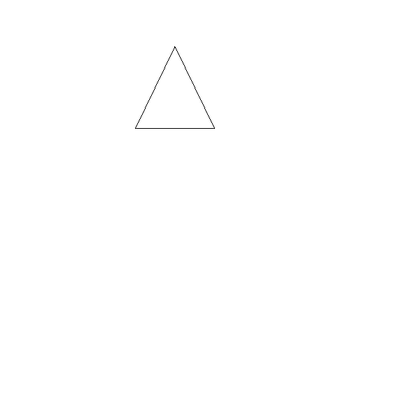
%> input picture TRABAJO EN CLASE/JUN11/circulo.bmp, 420 x 420 px, shrunk from 600 x 600 before the run
$ octave Firma.m   (GNU Octave 9; MATLAB toolbox functions it lacks are replaced by stand-ins)
%> lines starting %> are read from the running program, lines starting %| are printed output that depends on the picture; in (x1, y1, x2, y2) boxes, pixels count from 0 and x2, y2 are one past the last pixel; in counts of white or black regions, pixels touching at a corner belong together; the program's own positions count from 1
clc
clear
close all

f0 = imread("circulo.bmp");
%> f0 is the input picture: size 420x420x3 uint8; min 40, max 255, mean 254.7

f1 = rgb2gray(f0);

f2 = (f1<127);
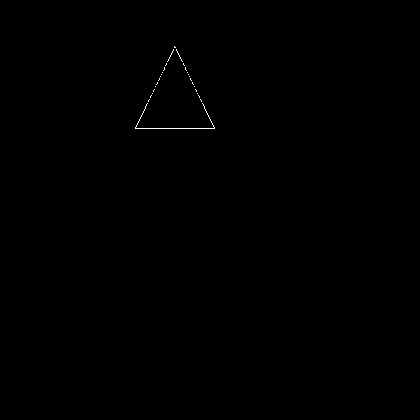
%> f2: size 420x420 logical; 0.12% white in thin lines or dots, all inside (x1, y1, x2, y2) = (135, 46, 215, 129)

[filas, columnas] = size(f2);
%> filas = 420; columnas = 420

x = [1:columnas];
%> x = 420 values from 1 to 420
y = [1:filas];
%> y = 420 values from 1 to 420

fx = sum(f2,1);
%> fx = 420 values, max 4 at index 146, min 0 at index 1, mean 0.507
fy = sum(f2,2)';
%> fy = 420 values, max 80 at index 129, min 0 at index 1, mean 0.507

cx = round(sum(x.*fx)/sum(fx));
%> cx = 175
cy = round(sum(y.*fy)/sum(fy));
%> cy = 104

f2(cy,cx)=1;

for i=1:filas
    for j=1:columnas
        if f2(i,j) == 1
            break;
        end
    end
    if f2(i,j) == 1
            break;
    end
end

n=0;
while 1
    n=n+1;
    dis(n) = sqrt((cx-j)^2+(cy-i)^2);
    v = f2(i-1:i+1, j-1:j+1);

    dir = [3 2 1;4 0 8; 5 6 7];

    d = max(v.*dir,[], 'all');

    f2(i,j) = 0;

    switch (d)
        case 8
            j=j+1;
        case 7
            i=i+1;
            j=j+1;
        case 6
            i=i+1;
        case 5
            i=i+1;
            j=j-1;
        case 4
            j=j-1;
        case 3
            i=i-1;
            j=j-1;
        case 2
            i=i-1;
        case 1
            i=i-1;
            j=j+1;
        otherwise
            break;
    end

% imshow(f2)
% drawnow
end
%> this loop made 3 passes
%> v on passes 1 to 3: [false false false; false true false; false true true], [false false false; true true false; false false false], [false false false; false true false; false false false]
%> f2: size 420x420 logical; 0.12% white in thin lines or dots, all inside (x1, y1, x2, y2) = (135, 49, 215, 129)
%> after the loop, dis = [57 56.01 56]; j = 175; n = 3
figure, imshow(f2)

figure,plot(dis), axis([1 n 1 300])
%> after `axis([1 n 1 300])`:
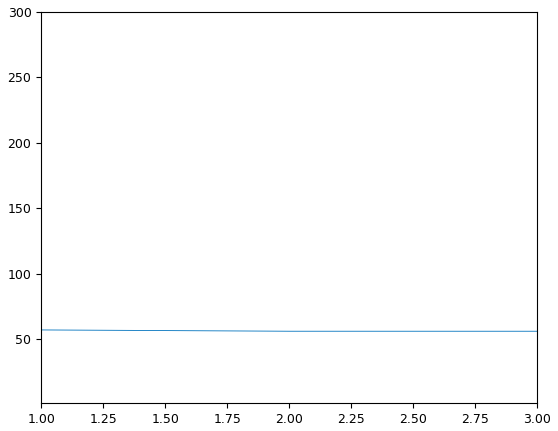
%> figure redrawn from the program's plot data
